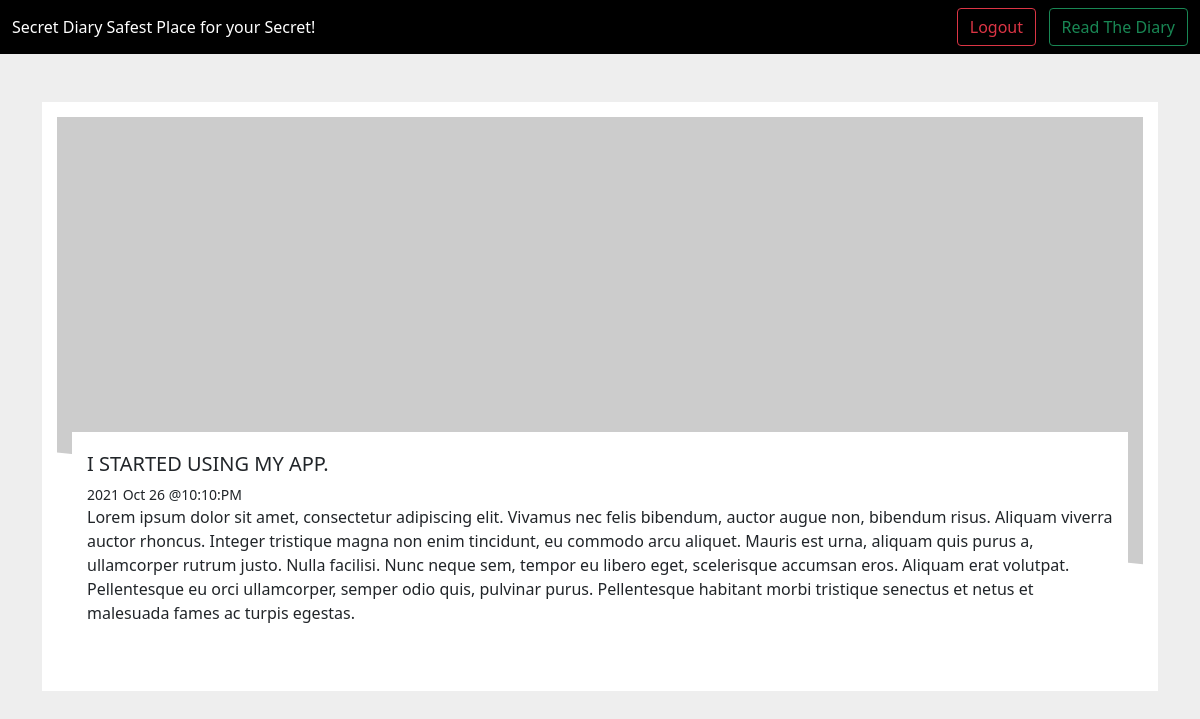
/show_note/1/ (signed in), run on the app's committed database.
### diary/models.py (models this page shows, shortened)
class Diary_Note(models.Model):
    Owner = models.ForeignKey(User, on_delete=models.CASCADE)
    Title = models.CharField(max_length=100)
    Body  = RichTextField()
    created_date = models.DateTimeField(default=timezone.now)

### diary/views.py (the view)
# urls.py: path('show_note/<int:id>/',show_note,name='show_note'),
@login_required
def show_note(request,id):
    note  = Diary_Note.objects.filter(Owner=request.user,id=id)
    context = {
        'note': note,
    }
    return render(request,'diary/note.html',context)

### templates/diary/note.html (shortened to what this page needs)
{% extends 'base.html' %}
{%load static %}
{%block linking %}
<link href="{%static 'css/note.css'%}" rel="stylesheet" type="text/css">
{%endblock%}
{% block content %}
<div class="container mt-5">
    <div class="row">
      <div class="col-12">
        <article class="blog-card">
          <div class="blog-card__background">
            <div class="card__background--wrapper">
              <div class="card__background--main" style="background-image: url('https://picsum.photos/1000/800/?random');">
              </div>
            </div>
          </div>
          <div class="blog-card__head">
          </div>
          <div class="blog-card__info">
            <h5>{{note.0.Title|upper}}</h5>
            <small>{{note.0.created_date|date:'Y M d @h:n:A'}}</small>
            <p>{{note.0.Body|safe}}</p>
        </article>
      </div>
    </div>
  </div>
{% endblock %}

### diary/static/css/note.css (style rules this page uses)
.blog-card { padding: 30px; position: relative; }
.blog-card .blog-card__background, .blog-card .card__background--layer { z-index: -1; position: absolute; top: 0; left: 0; width: 100%; height: 100%; }
.blog-card .blog-card__background { padding: 15px; background: white; }
.blog-card .card__background--wrapper { height: 100%; clip-path: polygon(0 0, 100% 0, 100% 80%, 0 60%); position: relative; overflow: hidden; }
.blog-card .card__background--main { height: 100%; position: relative; transition: 300ms ease-in-out; background-repeat: no-repeat; background-size: cover; }
.blog-card .blog-card__head { height: 300px; display: flex; align-items: center; justify-content: center; }
.blog-card .blog-card__info { z-index: 10; background: white; padding: 20px 15px; }
.blog-card .blog-card__info h5 { transition: 300ms ease-in-out; }

### data on the page
Diary_Note: Title "I STARTED USING MY APP.", created_date "2021 Oct 26 @10:10:PM", Body "Lorem ipsum dolor sit amet, consectetur adipiscing elit. Vivamus nec felis bibendum, auctor augue non, bibendum risus. Aliquam viverra auctor rhoncus. Integer tristique magna non enim tincidunt, eu commodo arcu aliquet. Mauris est urna, aliquam quis purus a, ullamcorper rutrum justo. Nulla facilisi. Nunc neque sem, tempor eu libero eget, scelerisque accumsan eros. Aliquam erat volutpat. Pellentesque eu orci ullamcorper, semper odio quis, pulvinar purus. Pellentesque habitant morbi tristique senectus et netus et malesuada fames ac turpis egestas."
